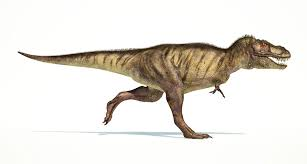
#> input picture 3/image.jpg, 307 x 164 px
$ python blurring.py --image 3/image.jpg
#> lines starting #> are read from the running program, lines starting #| are printed output that depends on the picture
import cv2
import argparse
import numpy as np

ap=argparse.ArgumentParser()
ap.add_argument('-i','--image',required=True,help='Path to the image')
args=vars(ap.parse_args())

image=cv2.imread(args['image'])
#> image is the input picture: shape (164, 307, 3); mean B, G, R 221.4, 227.8, 231.6
cv2.imshow('Original',image)
'''goruntu bulanıklastırma işlemi bircok
   farklı yöntemle yapılabilir'''

blurred=np.hstack([
    cv2.blur(image,(3,3)),
    cv2.blur(image,(5,5)),
    cv2.blur(image,(7,7))])
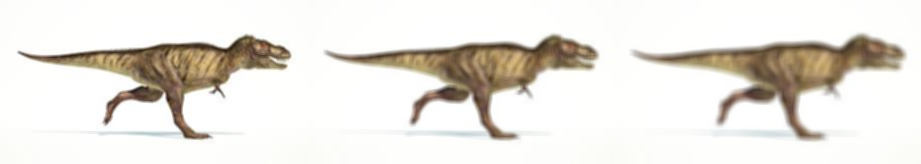
#> blurred: shape (164, 921, 3); mean B, G, R 221.4, 227.8, 231.6
cv2.imshow('Averaged',blurred)
cv2.waitKey(0)

blurred-np.hstack([
    cv2.GaussianBlur(image,(3,3),0),
    cv2.GaussianBlur(image,(5,5),0),
    cv2.GaussianBlur(image,(7,7),0)])
cv2.imshow('Gaussian',blurred)
cv2.waitKey(0)

blurred-np.hstack([
    cv2.medianBlur(image,3),
    cv2.medianBlur(image,5),
    cv2.medianBlur(image,7)])
cv2.imshow('Median',blurred)
cv2.waitKey(0)

blurred-np.hstack([
    cv2.bilateralFilter(image,5,21,21),
    cv2.bilateralFilter(image,7,31,31),
    cv2.bilateralFilter(image,9,41,41)])
cv2.imshow('Bilateral',blurred)
cv2.waitKey(0)
